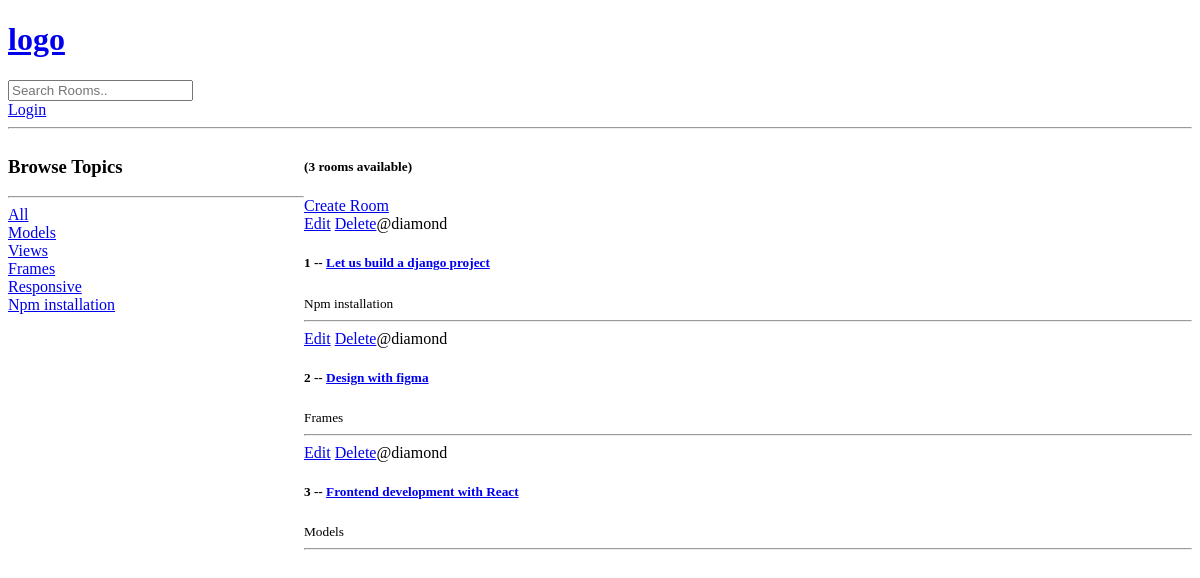
Before: / with the older database file.
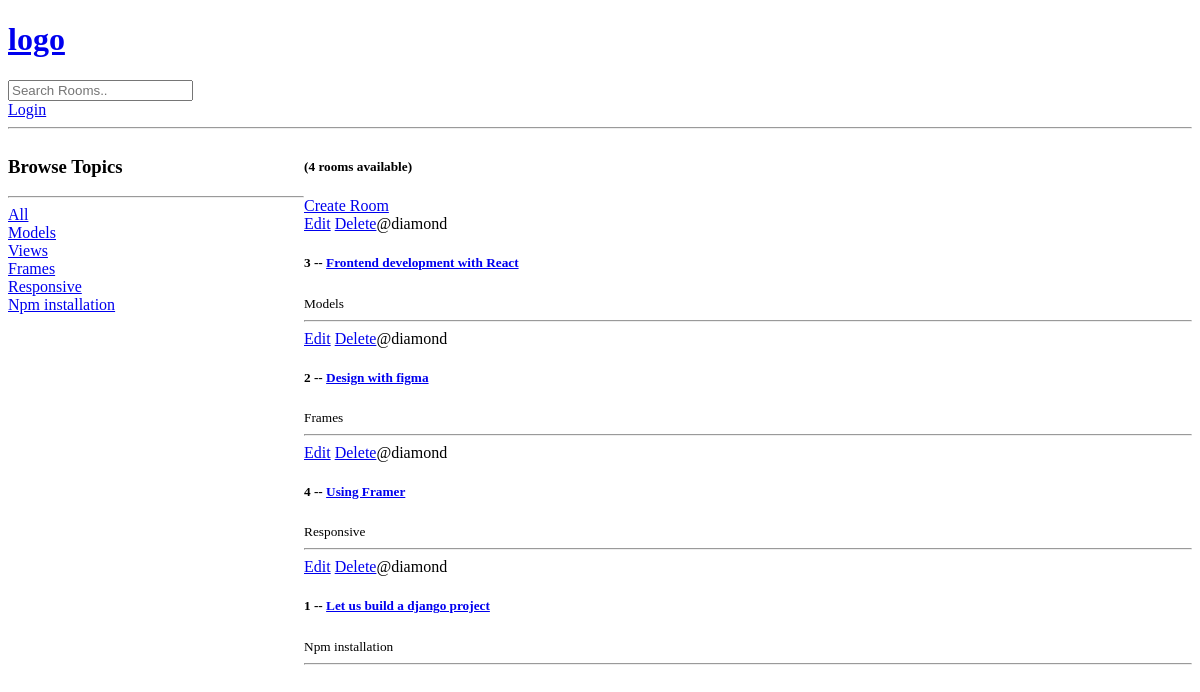
After: the same page with the newer database file.
### base/models.py (models this page shows, shortened)
class Topic(models.Model):
    name = models.CharField(max_length=200)

class Room(models.Model):
    host = models.ForeignKey(User, on_delete=models.SET_NULL, null=True)
    topic = models.ForeignKey(Topic, on_delete=models.SET_NULL, null=True)
    name = models.CharField(max_length=200)
    description = models.TextField(null=True, blank = True)
    updated = models.DateTimeField(auto_now=True)
    created = models.DateTimeField(auto_now_add=True)
    class Meta:
        ordering = ['-updated', '-created']  # Order by updated and created fields in descending order

### base/views.py (the view)
# urls.py: path('', views.home, name='home'),
def home(request):
    q = request.GET.get('q') if request.GET.get('q') != None else ''
    rooms = Room.objects.filter(
        Q(topic__name__icontains=q) |
        Q(name__icontains=q) |
        Q(description__icontains=q) |
        Q(host__username__icontains=q)
    )
    topics = Topic.objects.all()  # Fetch all topics from the database
    rooms_count = rooms.count()  # Get the count of rooms
    context = {
        'rooms': rooms,
        'topics': topics,
        'rooms_count': rooms_count,
    }
    return render(request, 'base/home.html', context)

### base/templates/base/home.html (shortened to what this page needs)
{% extends "main.html" %}
{% block content %}
<div class = "home-container">
    <div>
       <h3>Browse Topics</h3>
       <hr>
        <div>
            <a href="{% url 'home' %}">All</a>
        </div>
        {% for topic in topics %}
        <div>
            <div>
                <a href="{% url 'home' %}?q={{ topic.name }}">{{ topic.name }}</a>
            </div>
        </div>
        {% endfor %}
    </div>
    <div>
        <h5> ({{ rooms_count }} rooms available)</h5>
        <a href="{% url 'create-room' %}">Create Room</a>
        <div>
            {% for room in rooms %}
            <a href="{% url 'update-room' room.id %}">Edit</a>
            <a href="{% url 'delete-room' room.id %}">Delete</a
            <span>@{{room.host.username }}</span>
            <h5>{{ room.id }} -- <a href="{% url 'room' room.id %}">{{ room.name }}</a></h5>
            <small>{{ room.topic.name }} </small>
            <hr>
            {% endfor %}
        </div>
    </div>
</div>
{% endblock content %}

### templates/main.html (shortened to what this page needs)
<!DOCTYPE html>
<html>
<head>
</head>
<body>
    {% include "navbar.html" %}
    {% block content %}{% endblock %}
</body>
</html>

### templates/navbar.html
<a href="/">
    <h1>logo</h1>
</a>
<form method = "GET" action="{% url 'home' %}">
    <input type="text" name="q" placeholder="Search Rooms.." />
</form>
{% if user.is_authenticated %}
   <a href="{% url 'logout' %}">Logout</a>
{% else %}
   <a href="{% url 'login' %}">Login</a>
{% endif %}
<hr>

### base/templates/base/home.html (style rules this page uses)
.home-container { display: grid; grid-template-columns: 1fr 3fr; }

Changed rows visible on the page:
changed Room "Frontend development with React": moves up the list
changed Room "Design with figma": moves down the list
added Room: host.username "diamond", id "4", name "Using Framer", topic.name "Responsive"
Other visible differences:
{{ rooms_count }}: "3" → "4"
